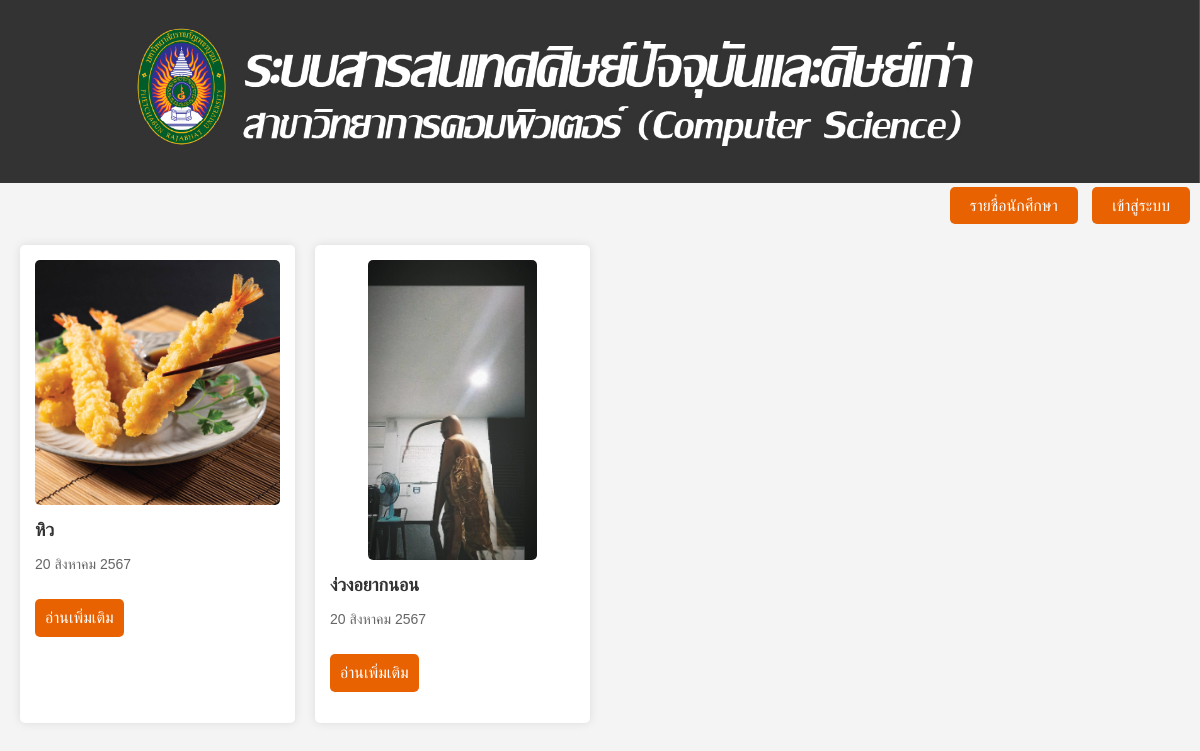
The page / on the database its author committed.
### tables this page shows
CREATE TABLE `information` (
  `i_id` int(3) NOT NULL,
  `i_head` varchar(30) NOT NULL,
  `i_deltail` varchar(300) NOT NULL,
  `i_pic` blob NOT NULL,
  `i_cover` blob NOT NULL,
  `i_date` date NOT NULL,
  `a_id` varchar(20) NOT NULL,
  `itype_id` int(3) NOT NULL
);

### index.php (the view, shortened to what this page needs)
<?php
$conn = new mysqli("localhost", "root", "", "project");
function thai_date($date) {
    $thai_months = [
        "01" => "มกราคม",
        "02" => "กุมภาพันธ์",
        "03" => "มีนาคม",
        "04" => "เมษายน",
        "05" => "พฤษภาคม",
        "06" => "มิถุนายน",
        "07" => "กรกฎาคม",
        "08" => "สิงหาคม",
        "09" => "กันยายน",
        "10" => "ตุลาคม",
        "11" => "พฤศจิกายน",
        "12" => "ธันวาคม"
    ];
    $year = substr($date, 0, 4) + 543;
    $month = $thai_months[substr($date, 5, 2)];
    $day = substr($date, 8, 2);
    return "$day $month $year";
}
$page = isset($_GET['page']) ? (int)$_GET['page'] : 1;
$items_per_page = 16;
$offset = ($page - 1) * $items_per_page;
$sql = "SELECT i_id, i_cover, i_head, i_date FROM information ORDER BY i_date DESC LIMIT $offset, $items_per_page";
$result = $conn->query($sql);
if ($result->num_rows > 0) {
    $news_items = $result->fetch_all(MYSQLI_ASSOC);
} else {
    $news_items = [];
}
?>
<!DOCTYPE html>
<html lang="th">
<head>
</head>
<body>
    <img src="uploads/banner1.jpg" alt="Banner" class="banner">
    <div class="nav-buttons">
        <a href="gstdlist.php">รายชื่อนักศึกษา</a>
        <a href="login.php">เข้าสู่ระบบ</a>
    </div>
    <div class="news-container">
        <?php
        if (!empty($news_items)) {
            foreach ($news_items as $item) {
                $formatted_date = thai_date($item["i_date"]);
                echo "<div class='news-item'>";
                echo "<img src='uploads/" . htmlspecialchars($item["i_cover"]) . "' alt='ข่าวสาร'>";
                echo "<h2>" . htmlspecialchars($item["i_head"]) . "</h2>";
                echo "<p class='date'>" . $formatted_date . "</p>";
                echo "<p><a href='gnews_detail.php?i_id=" . htmlspecialchars($item["i_id"]) . "'>อ่านเพิ่มเติม</a></p>";
                echo "</div>";
            }
        } else {
            echo "ไม่มีข่าวสาร";
        }
        ?>
    </div>
</body>
</html>

### index.php (style rules this page uses)
body { font-family: Arial, sans-serif; margin: 0; padding: 0; background-color: #f4f4f4; }
.banner { width: 100%; height: auto; }
.nav-buttons { text-align: right; margin: 10px; }
.nav-buttons a { padding: 10px 20px; background-color: rgb(232, 98, 1); color: white; text-decoration: none; border-radius: 5px; margin-left: 10px; }
.news-container { display: grid; grid-template-columns: repeat(4, 1fr); gap: 20px; padding: 20px; }
.news-item { background-color: white; padding: 15px; border-radius: 5px; box-shadow: 0 0 10px rgba(0,0,0,0.1); }
.news-item img { max-width: 100%; max-height: 300px; object-fit: cover; border-radius: 5px; display: block; margin: 0 auto; }
.news-item h2 { font-size: 18px; color: #333; }
.news-item p.date { font-size: 14px; color: #666; }
.news-item a { display: inline-block; padding: 10px; background-color: rgb(232, 98, 1); color: white; text-decoration: none; border-radius: 5px; margin-top: 10px; }

### rows shown on the page
information: i_cover (picture), i_head "หิว", i_date "20 สิงหาคม 2567"
information: i_cover (picture), i_head "ง่วงอยากนอน", i_date "20 สิงหาคม 2567"
